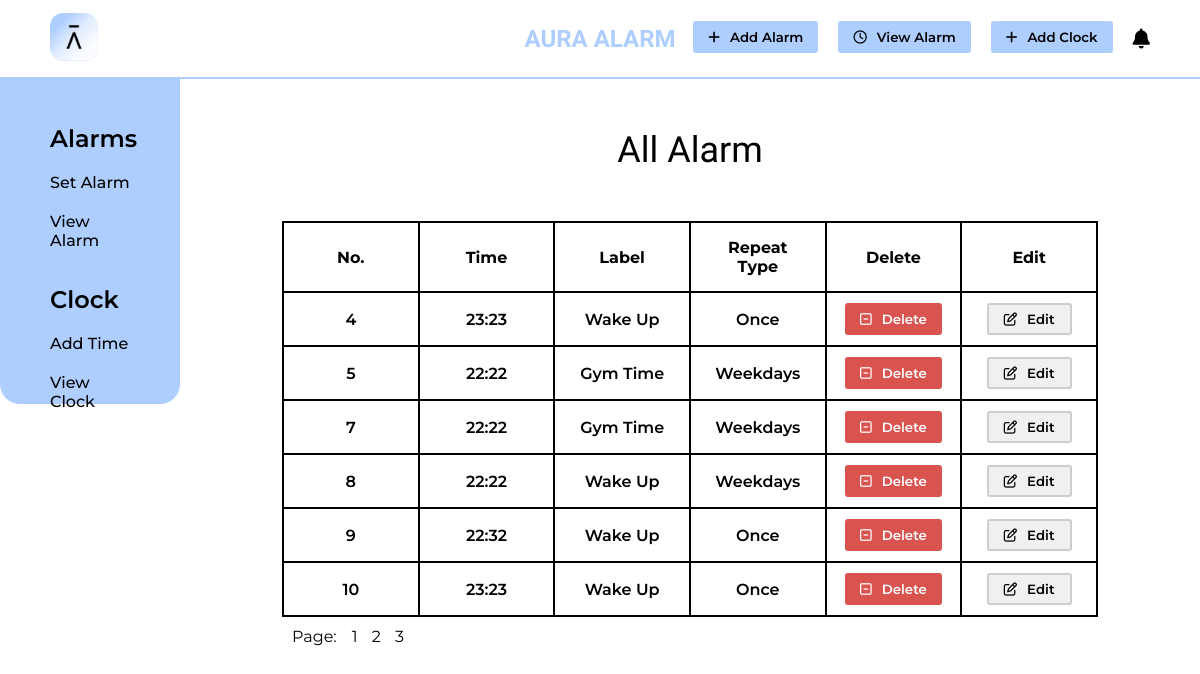
Screenshot of /viewAlarms.php with the database file from the repository.
### tables this page shows
CREATE TABLE `alarms` (
  `id` int(11) NOT NULL,
  `time` varchar(255) NOT NULL,
  `label` varchar(255) NOT NULL,
  `reptype` varchar(255) NOT NULL
);

### mainClass.php (called while the page is built, shortened)
<?php
class alarm
{
    private $servername = "localhost";
    private $username = "root";
    private $password = "";
    private $database = "alarm";
    private $connect;
    public function __construct()
    {
        $this->connect = new mysqli($this->servername, $this->username, $this->password, $this->database);
        if (mysqli_connect_error()) {
            echo "Connection Failed";
        } else {
            return $this->connect;
        }
    }
?>
<?php
    public function showAlarms()
    {
        $results_per_page = 6;
        $query = "select * from alarms";
        $result = $this->connect->query($query);
        if ($result) {
            $data = array();
            if (!isset($_GET['page'])) {
                $page = 1;
            } else {
                $page = $_GET['page'];
            }
            $page_first_result = ($page - 1) * $results_per_page;
            $query = "select * FROM alarms limit " . $page_first_result . ',' . $results_per_page;
            $result = $this->connect->query($query);
            while ($row = $result->fetch_assoc()) {
                $data[] = $row;
            }
            return $data;
        }
    }
    public function getPages()
    {
        $results_per_page = 6;
        $query = "select * from alarms";
        $result = $this->connect->query($query);
        if ($result) {
            $number_of_result = mysqli_num_rows($result);
            $number_of_page = ceil($number_of_result / $results_per_page);
            return $number_of_page;
        }
    }
}

### viewAlarms.php (the view, shortened to what this page needs)
<?php
include("mainClass.php");
$ob = new alarm();
?>
<!DOCTYPE html>
<html lang="en">
<head>
    <?php
    include("./commons/cdnLinks.php")
    ?>
</head>
<body>
    <div class="mainContainer">
        <?php
        include("./commons/header.php");
        ?>
        <div class="midContainer">
            <div class="sidebarContainer">
                <?php
                include("./commons/sidebar.php");
                ?>
            </div>
            <div class="viewAlarmTable">
                <p class="heading">All Alarm</p>
                <div class="tablecontainer">
                    <table border="1" width="100%" class="alarmsTable">
                        <tr>
                            <th>No.</th>
                            <th>Time</th>
                            <th>Label</th>
                            <th>Repeat Type</th>
                            <th>Delete</th>
                            <th>Edit</th>
                        </tr>
                        <?php
                        $alarms = $ob->showAlarms();
                        foreach ($alarms as $alarm) {
                        ?>
                            <tr>
                                <td><?php echo $alarm['id'] ?></td>
                                <td><?php echo $alarm['time'] ?></td>
                                <td><?php echo $alarm['label'] ?></td>
                                <td><?php echo $alarm['reptype'] ?></td>
                                <td><button class="delete"><a href="./viewAlarms.php?did=<?php echo $alarm['id'] ?>"><i class="fa-regular fa-square-minus"></i>Delete</a></button></td>
                                <td><button class="edit"><a href="./index.php?eid=<?php echo $alarm['id'] ?>"><i class="fa-regular fa-pen-to-square"></i>Edit</a></button></td>
                            </tr>
                        <?php
                        }
                        ?>
                    </table>
                    <?php
                    $number_of_page = $ob->getPages();
                    echo "<p class='pagename'>Page: </p>";
                    for ($page = 1; $page <= $number_of_page; $page++) {
                        echo '<a class="pageNo" href = "viewAlarms.php?page=' . $page . '">' . $page . ' </a>';
                    }
                    ?>
                </div>
            </div>
        </div>
    </div>
</body>
</html>

### commons/cdnLinks.php (shortened to what this page needs)
<link rel="stylesheet" href="https://cdnjs.cloudflare.com/ajax/libs/font-awesome/6.2.0/css/all.min.css" />
<link rel="stylesheet" href="style.css">

### commons/header.php
<div class="head">
  <div class="imgDiv"><img src="./Aura App Icon.png"></div>
  <p>AURA ALARM</p>
  <div class="righthead">
    <div><button><a href="./index.php"><i class="fa-solid fa-plus"></i>Add Alarm</a></button></div>
    <div><button><a href="./viewAlarms.php"><i class="fa-regular fa-clock"></i>View Alarm</a></button></div>
    <div><button><a href="./addtime.php"><i class="fa-solid fa-plus"></i>Add Clock</a></button></div>
    <div class="bell"><i class="fa-solid fa-bell"></i></div>
  </div>
</div>

### commons/sidebar.php
<div class="sidebar">
    <ul>
        <li class="mainLi">Alarms</li>
        <li><a href="index.php">Set Alarm</a></li>
        <li><a href="viewAlarms.php">View Alarm</a></li>
        <li class="mainLi">Clock</li>
        <li><a href="./addtime.php">Add Time</a></li>
        <li><a href="./clock.php">View Clock</a></li>
    </ul>
</div>

### style.css (style rules this page uses)
* { padding: 0; margin: 0; font-family: 'Montserrat', sans-serif; box-sizing: border-box; color: black; }
body { background-color: #fff; }
.head { padding: 12.5px 50px; position: relative; border-bottom: 2px solid #ADCEFF; }
.head p { position: absolute; left: 50%; top: 50%; font-family: 'Michroma', sans-serif; transform: translate(-50%, -50%); display: inline-block; color: #ADCEFF; font-weight: 600; font-size: 24px; cursor: pointer; transition: all 0.5s; }
.righthead { float: right; }
.righthead div { margin-left: 20px; margin-top: 8px; float: left; }
.righthead div button { background-color: #ADCEFF; border: none; border-radius: 3px; transition: all 0.25s; }
.righthead div button a { color: #000; font-weight: 600; text-decoration: none; }
.righthead div button i { padding-right: 10px; color: #000; }
.righthead div button, .bell { padding: 8px 15px; cursor: pointer; }
.bell { padding: 8px 0px; cursor: pointer; }
.bell i { font-size: 20px; }
.imgDiv { display: inline-block; }
.imgDiv img { cursor: pointer; transition: all 0.5s; height: 48px; }
.sidebar { padding: 20px 50px; background-color: #ADCEFF; border-bottom-right-radius: 20px; border-bottom-left-radius: 20px; width: 15vw; height: 325px; color: #000; }
.sidebar ul { list-style: none; color: #000; }
.sidebar ul li { padding: 10px 0px; color: #000; font-weight: 500; font-size: 16px; }
.sidebar ul li a { color: #000; text-decoration: none; }
.sidebar ul li.mainLi { padding: 25px 0px 10px; font-size: 24px; font-weight: 600; color: #000; cursor: default; }
.sidebarContainer { float: left; }
.heading { text-align: center; font-family: 'Antonio', sans-serif; margin: 50px; font-size: 36px; cursor: default; }
table.alarmsTable td { padding: 15px; width: 15%; font-weight: 600; }
.viewAlarmTable { float: right; width: 85vw; }
.tablecontainer { width: 80%; margin: auto; }
.tablecontainer table { border-collapse: collapse; border: 2px solid #000; }
.tablecontainer table th { border: 2px solid #000; padding: 15px; }
.tablecontainer table td { border: 2px solid #000; padding: 10px; text-align: center; }
.delete { padding: 8px 15px; cursor: pointer; background-color: #d9534f; border: none; border-radius: 3px; transition: all 0.25s; }
.delete a { color: #fff; font-weight: 600; text-decoration: none; }
.delete i { padding-right: 10px; color: #fff; }
.edit { padding: 6px 15px; cursor: pointer; background-color: #F0F0F0; border: 2px solid #CDCDCD; border-radius: 3px; transition: all 0.25s; }
.edit a { color: #000; font-weight: 600; text-decoration: none; }
.edit i { padding-right: 10px; color: #000; }
.pagename { display: inline-block; padding: 10px; }
.pageNo { padding: 10px 5px; text-decoration: none; }

### rows the page displays
alarms: id "4", time "23:23", label "Wake Up", reptype "Once"
alarms: id "5", time "22:22", label "Gym Time", reptype "Weekdays"
alarms: id "7", time "22:22", label "Gym Time", reptype "Weekdays"
alarms: id "8", time "22:22", label "Wake Up", reptype "Weekdays"
alarms: id "9", time "22:32", label "Wake Up", reptype "Once"
alarms: id "10", time "23:23", label "Wake Up", reptype "Once"
